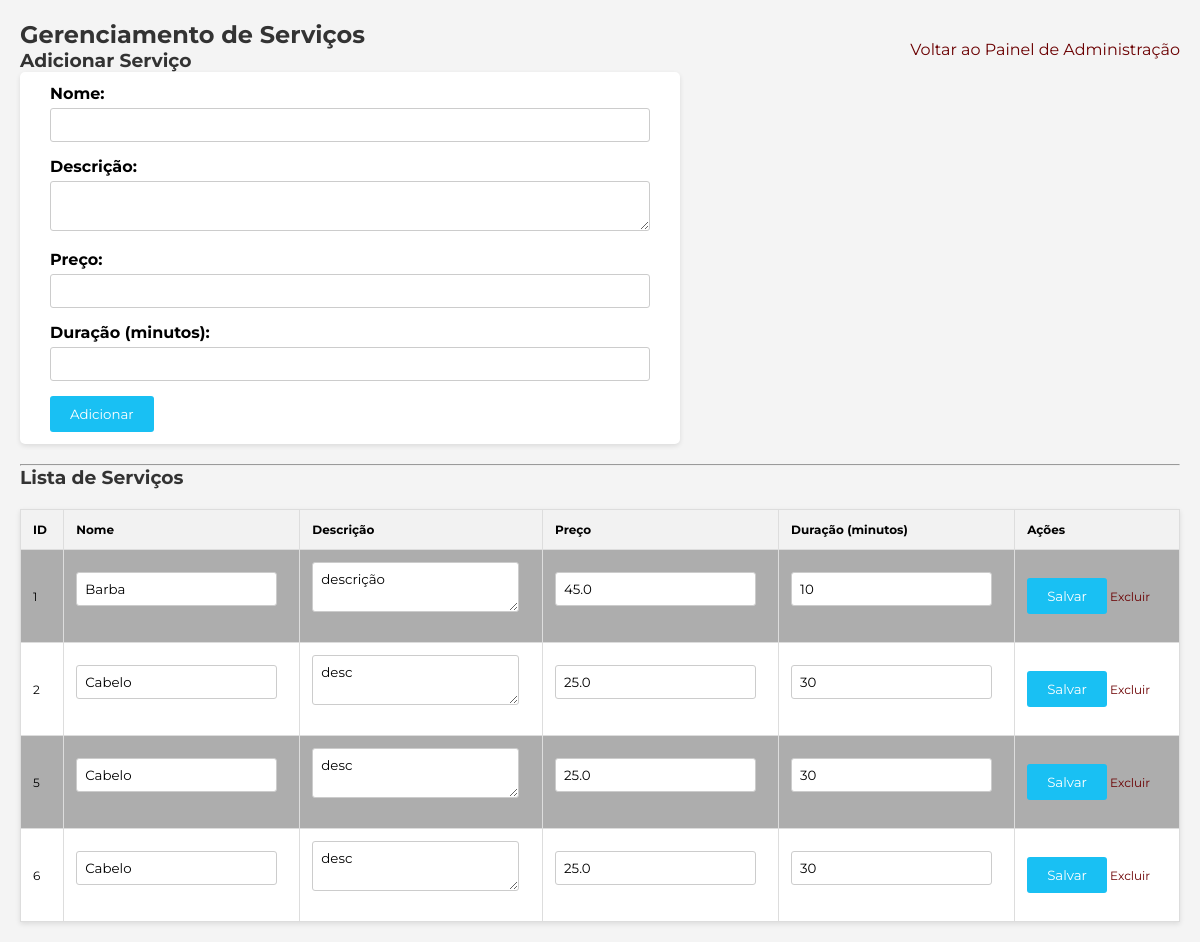
The page /gerenciamentoservicos on the database its author committed.
### tables this page shows
CREATE TABLE Servicos (
            servicos_id INTEGER PRIMARY KEY AUTOINCREMENT,
            nome TEXT NOT NULL,
            descricao TEXT,
            preco REAL NOT NULL,
            duracao INTEGER  -- duração em minutos
        );

### app.py (the view, shortened to what this page needs)
@app.route('/gerenciamentoservicos', methods=['GET', 'POST'])
def gerenciar_servicos():
    conn = get_db_connection()
    if request.args.get('excluir'):
        servicos_id = request.args.get('excluir')
        print(f"Excluindo serviço servicos_id={servicos_id}")  # Debug
        conn.execute('DELETE FROM Servicos WHERE servicos_id = ?', (servicos_id,))
        conn.commit()
        flash('Serviço excluído com sucesso!')
    servicos = conn.execute('SELECT * FROM Servicos').fetchall()
    conn.close()
    return render_template('gerenciamento_servicos.html', servicos=servicos)

### app.py (called while the page is built)
def get_db_connection():
    conn = sqlite3.connect('barbearia.db')
    conn.row_factory = sqlite3.Row  # Permite acessar os resultados como dicionário
    return conn

### templates/gerenciamento_servicos.html (shortened to what this page needs)
<!DOCTYPE html>
<html lang="en">
<head>
    <link rel="stylesheet" type="text/css" href="{{ url_for('static', filename='css/style.css') }}">
</head>
<body class="gerenciamentobody">
        <a href="/indexadmin" class="logofixado logodireita logo"><p>Voltar ao Painel de Administração</p></a>
    <div class="gerenciamento">
        <h2>Gerenciamento de Serviços</h2>
        <h3>Adicionar Serviço</h3>
        <form action="/gerenciamentoservicos" method="POST">
            <label for="nome">Nome:</label>
            <input type="text" id="nome" name="nome" required>
            <br>
            <label for="descricao">Descrição:</label>
            <textarea id="descricao" name="descricao"></textarea>
            <br>
            <label for="preco">Preço:</label>
            <input type="number" id="preco" name="preco" step="0.01" required>
            <br>
            <label for="duracao">Duração (minutos):</label>
            <input type="number" id="duracao" name="duracao">
            <br>
            <button type="submit">Adicionar</button>
        </form>
        <hr>
        <h3>Lista de Serviços</h3>
        <table border="1">
            <tr>
                <th>ID</th>
                <th>Nome</th>
                <th>Descrição</th>
                <th>Preço</th>
                <th>Duração (minutos)</th>
                <th>Ações</th>
            </tr>
            {% for servico in servicos %}
            <tr>
                <form action="/gerenciamentoservicos" method="POST">
                    <td>{{ servico.servicos_id }}</td>
                    <td>
                        <input type="text" name="nome" value="{{ servico.nome }}" required>
                    </td>
                    <td>
                        <textarea name="descricao">{{ servico.descricao }}</textarea>
                    </td>
                    <td>
                        <input type="number" name="preco" value="{{ servico.preco }}" step="0.01" required>
                    </td>
                    <td>
                        <input type="number" name="duracao" value="{{ servico.duracao }}" >
                    </td>
                    <td>
                        <button type="submit" name="editar">Salvar</button>
                        <a href="?excluir={{ servico.servicos_id }}" onclick="return confirm('Tem certeza que deseja excluir este serviço?');">Excluir</a>
                    </td>
                </form>
            </tr>
            {% endfor %}
        </table>
    </div>
</body>
</html>

### static/css/style.css (style rules this page uses)
:root { --cor-principal: #6b0002; --cor-secundaria: black; --cor-terciaria: #fafafa; --cor-quartenaria: #19c0f3; --animacaocor4: #3457f3; --animações1: #6b0002; --bordas: #fff; }
* { margin: 0; padding: 0; font-family: 'Montserrat', sans-serif; }
html { scroll-behavior: smooth; }
.logo { width: 60px; cursor: pointer; }
table { font-family: arial, sans-serif; border-collapse: collapse; width: 40vw; height: 9vw; }
td, th { border: 2px solid #dddddd; text-align: left; font-size: 1.5vh; padding: 12px; }
tr:nth-child(even) { background-color: #adadad; }
.logofixado { position: fixed !important; top: 20px; left: 20px; }
.logodireita { all: unset; position: fixed; right: 20px !important; top: 20px; cursor: pointer; }
.gerenciamento { font-family: Arial, sans-serif; margin: 0; padding: 20px; background-color: #f4f4f4; }
.gerenciamento h2, .gerenciamento h3 { color: #333; }
.gerenciamento form { background-color: #fff; padding: 12px 30px; border-radius: 5px; box-shadow: 0 2px 5px rgba(0, 0, 0, 0.1); margin-bottom: 20px; max-width: 600px; }
.gerenciamento label { font-weight: bold; margin-bottom: 5px; display: inline-block; }
.gerenciamento input, .gerenciamento textarea { width: 100%; padding: 8px; margin-bottom: 15px; border: 1px solid #ccc; border-radius: 3px; box-sizing: border-box; }
.gerenciamento button { background-color: var(--cor-quartenaria); color: white; padding: 10px 20px; border: none; border-radius: 3px; cursor: pointer; }
.gerenciamento table { width: 100%; border-collapse: collapse; margin-top: 20px; background-color: #fff; box-shadow: 0 2px 5px rgba(0, 0, 0, 0.1); }
.gerenciamento table, .gerenciamento th, .gerenciamento td { border: 1px solid #ddd; }
.gerenciamento th, .gerenciamento td { padding: 12px; text-align: left; }
.gerenciamento th { background-color: #f2f2f2; font-weight: bold; }
.gerenciamento td input[type="text"], .gerenciamento td input[type="number"], .gerenciamento td textarea { width: 95%; }
.gerenciamento a { color: var(--animações1); text-decoration: none; }
.gerenciamentobody a[href="/indexadmin"] { display: inline-block; margin-top: 20px; color: var(--cor-principal); }

### rows shown on the page
Servicos: servicos_id "1", nome "Barba", descricao "descrição", preco "45.0", duracao "10"
Servicos: servicos_id "2", nome "Cabelo", descricao "desc", preco "25.0", duracao "30"
Servicos: servicos_id "5", nome "Cabelo", descricao "desc", preco "25.0", duracao "30"
Servicos: servicos_id "6", nome "Cabelo", descricao "desc", preco "25.0", duracao "30"
